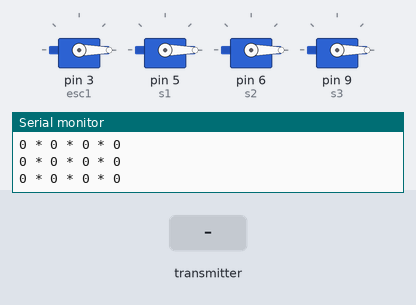
This sketch was run on a simulated Arduino Uno, built with avr-gcc and run on an emulated ATmega328P. On the bench: 4 × servo, the last lines printed to the serial monitor. The inputs (shaded band) are chosen by the test bench. No radio packets arrive unless stated.

Above: at 1.2 s.
1.3 s: the transmitter starts sending s1 = 1023
At 2.2 s:
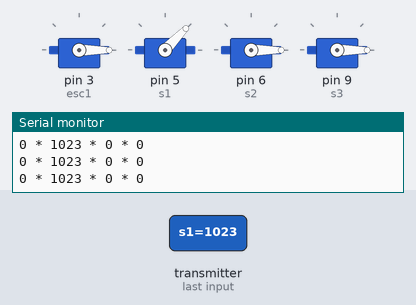
2.8 s: the transmitter starts sending motor = 256
At 4.0 s:
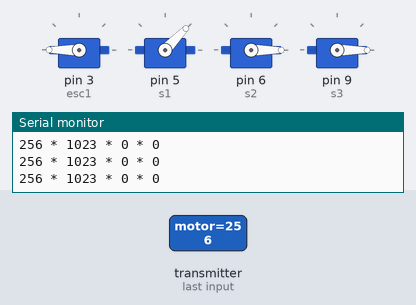
4.3 s: the transmitter starts sending s2 = 256
At 5.1 s:
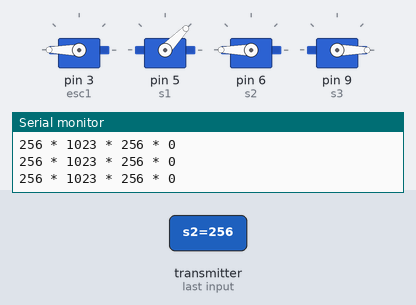
5.8 s: the transmitter starts sending s3 = 256
At 7.0 s:
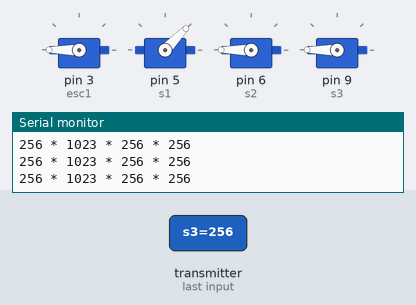
7.3 s: the transmitter starts sending motor = 0
At 7.8 s:
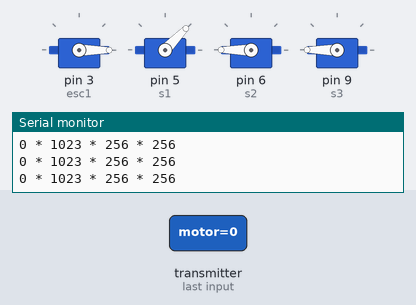
8.8 s: the transmitter starts sending s2 = 0
At 9.6 s:
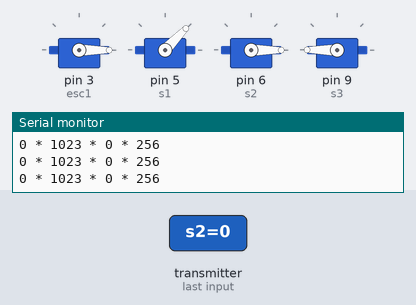
Timing chart, 0 to 11.3 s (numbered marks = the images above; inputs shaded):
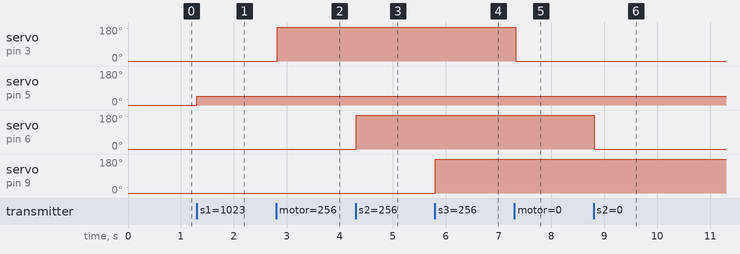

Measured:
- after the input at 1.3 s, servo on pin 5 (s1): 0° → 46° at once
- after the input at 2.8 s, servo on pin 3 (esc1): 0° → 180° at once
- after the input at 4.3 s, servo on pin 6 (s2): 0° → 180° at once
- after the input at 5.8 s, servo on pin 9 (s3): 0° → 180° at once
- after the input at 7.3 s, servo on pin 3 (esc1): 180° → 0° at once
- after the input at 8.8 s, servo on pin 6 (s2): 180° → 0° at once

The sketch:

Menu_Based_Receiver.ino
```cpp
#include <SPI.h>
#include <Servo.h>
#include <RF24.h>
#include <nRF24L01.h>

RF24 radio(7, 8);
Servo esc1;
Servo esc2;
Servo s1;
Servo s2;
Servo s3;
const byte address[] = "12345";
struct dataPack {
  int16_t motor, s1, s2, s3;
};
dataPack data;
int servoVal;
void setup() {
  Serial.begin(9600);
  radio.begin();
  radio.openReadingPipe(0, address);
  radio.setPALevel(RF24_PA_MIN);
  radio.startListening();
  esc1.attach(3, 1000, 2000);
  s1.attach(5);
  s2.attach(6);
  s3.attach(9);
}

void loop() {
  if (radio.available()) {
    radio.read(&data, sizeof(data));
  }
  esc1.write(data.motor);
  s1.write(data.s1);
  s2.write(data.s2);
  s3.write(data.s3);

 Serial.print(data.motor);
 Serial.print(" * ");
 Serial.print(data.s1);
 Serial.print(" * ");
 Serial.print(data.s2);
 Serial.print(" * ");
 Serial.println(data.s3);


}
```
